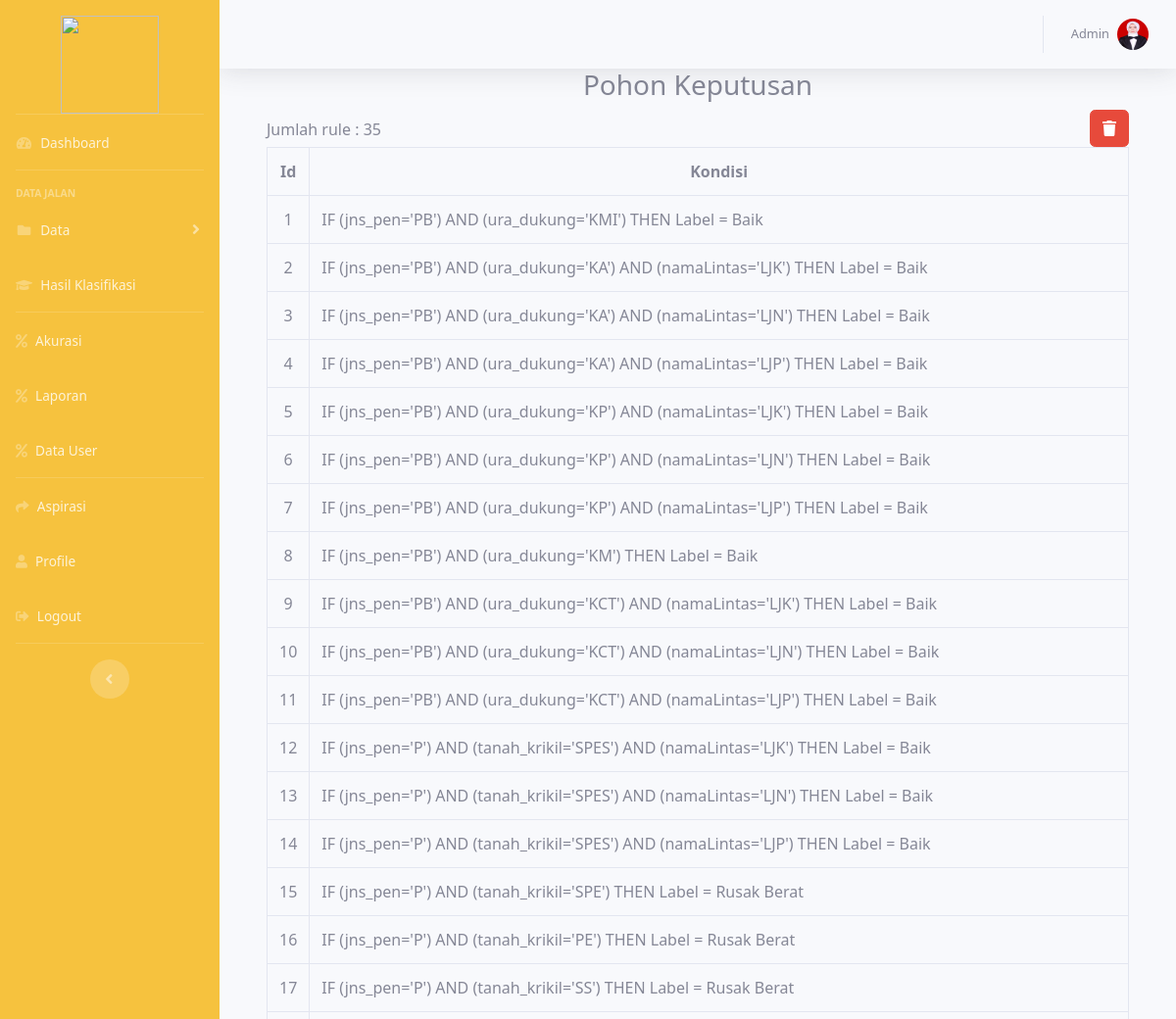
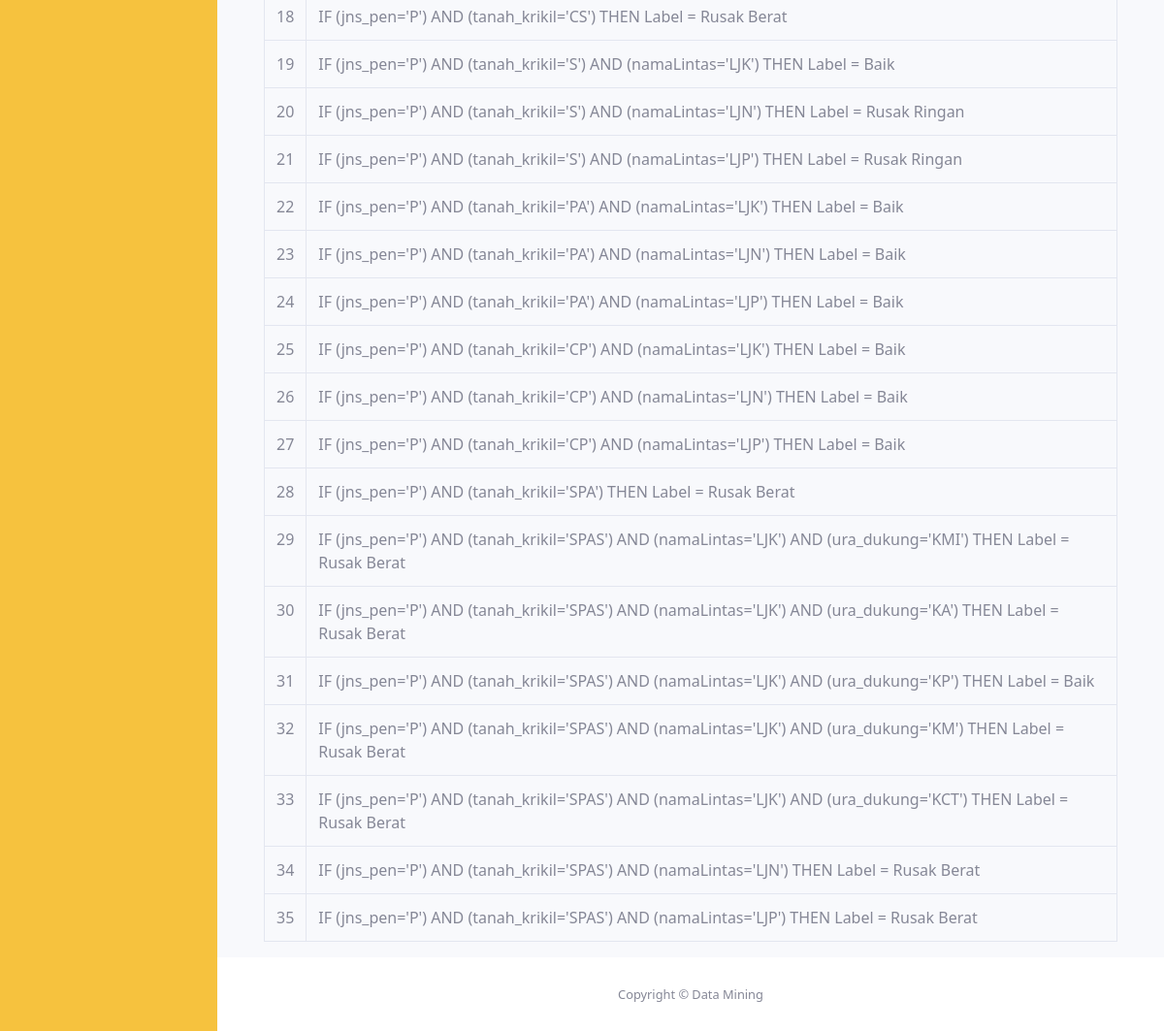
Page /index.php?page=pohonKeputusan (signed in) on the committed database (2 pictures, top to bottom).
### tables this page shows
CREATE TABLE `t_keputusan` (
  `id` int(11) NOT NULL,
  `parent` text DEFAULT NULL,
  `akar` text DEFAULT NULL,
  `keputusan` varchar(100) DEFAULT NULL
);

### Pages/proses/pohonKeputusan.php (the view, shortened to what this page needs)
<?php
include_once "koneksi.php";
?>
<div class="content">
    <div class="typo-w3">
        <div class="container">
            <Center>
                <h3 class="tittle">Pohon Keputusan</h3>
            </Center>
            <?php
            $query = mysqli_query($conn, "select * from t_keputusan order by(id)");
            $jumlah = mysqli_num_rows($query);
            if ($jumlah == 0) {
                echo "<center><button class='btn btn-danger'><h3> Pohon keputusan belum terbentuk...</h3></button></center>";
                echo "<center><a href='index.php?page=mining' accesskey='5' "
                    . "title='pohon keputusan'>Silahkan Lakukan Proses Mining Terlebih dahulu.</a></button></center>";
            } else {
            ?>
                <p>
                    <a href="index.php?page=pohonKeputusan&hapus" class="btn btn-danger float-right" onClick="return confirm('Anda yakin akan hapus pohon keputusan?')">
                        <i class="fas fa-trash"></i>
                    </a>
                </p>
                <?php
                echo "Jumlah rule : " . $jumlah . "<br>";
                ?>
                <table class='table table-bordered '>
                    <tr align='center'>
                        <th>Id</th>
                        <th>Kondisi</th>
                    </tr>
                    <?php
                    while ($row = mysqli_fetch_array($query)) {
                    ?>
                        <tr>
                            <td align='center'><?php echo $row['id']; ?></td>
                            <td><?php
                                echo "IF ";
                                if ($row['parent'] != '') {
                                    echo $row['parent'] . " AND ";
                                }
                                if ($row['keputusan'] == "B") {
                                    $kondisi = "Baik";
                                } elseif ($row['keputusan'] == "S") {
                                    $kondisi = "Sedang";
                                } elseif ($row['keputusan'] == "RR") {
                                    $kondisi = "Rusak Ringan";
                                } elseif ($row['keputusan'] == "RB") {
                                    $kondisi = "Rusak Berat";
                                }
                                echo $row['akar'] . " THEN Label = " . $kondisi; ?>
                            </td>
                        </tr>
                    <?php
                    }
                    ?>
                </table>
            <?php
            }
            ?>
        </div>
    </div>
</div>

### css/custom.css (style rules this page uses)
body { font-family: 'Segoe UI', Tahoma, Geneva, Verdana, sans-serif; }
p { line-height: 2px; }

### rows in the picture
t_keputusan: id "1", parent "(jns_pen='PB')", akar "(ura_dukung='KMI')", keputusan "Baik"
t_keputusan: id "2", parent "(jns_pen='PB') AND (ura_dukung='KA')", akar "(namaLintas='LJK')", keputusan "Baik"
t_keputusan: id "3", parent "(jns_pen='PB') AND (ura_dukung='KA')", akar "(namaLintas='LJN')", keputusan "Baik"
t_keputusan: id "4", parent "(jns_pen='PB') AND (ura_dukung='KA')", akar "(namaLintas='LJP')", keputusan "Baik"
t_keputusan: id "5", parent "(jns_pen='PB') AND (ura_dukung='KP')", akar "(namaLintas='LJK')", keputusan "Baik"
t_keputusan: id "6", parent "(jns_pen='PB') AND (ura_dukung='KP')", akar "(namaLintas='LJN')", keputusan "Baik"
t_keputusan: id "7", parent "(jns_pen='PB') AND (ura_dukung='KP')", akar "(namaLintas='LJP')", keputusan "Baik"
t_keputusan: id "8", parent "(jns_pen='PB')", akar "(ura_dukung='KM')", keputusan "Baik"
t_keputusan: id "9", parent "(jns_pen='PB') AND (ura_dukung='KCT')", akar "(namaLintas='LJK')", keputusan "Baik"
t_keputusan: id "10", parent "(jns_pen='PB') AND (ura_dukung='KCT')", akar "(namaLintas='LJN')", keputusan "Baik"
t_keputusan: id "11", parent "(jns_pen='PB') AND (ura_dukung='KCT')", akar "(namaLintas='LJP')", keputusan "Baik"
t_keputusan: id "12", parent "(jns_pen='P') AND (tanah_krikil='SPES')", akar "(namaLintas='LJK')", keputusan "Baik"
t_keputusan: id "13", parent "(jns_pen='P') AND (tanah_krikil='SPES')", akar "(namaLintas='LJN')", keputusan "Baik"
t_keputusan: id "14", parent "(jns_pen='P') AND (tanah_krikil='SPES')", akar "(namaLintas='LJP')", keputusan "Baik"
t_keputusan: id "15", parent "(jns_pen='P')", akar "(tanah_krikil='SPE')", keputusan "Rusak Berat"
t_keputusan: id "16", parent "(jns_pen='P')", akar "(tanah_krikil='PE')", keputusan "Rusak Berat"
t_keputusan: id "17", parent "(jns_pen='P')", akar "(tanah_krikil='SS')", keputusan "Rusak Berat"
t_keputusan: id "18", parent "(jns_pen='P')", akar "(tanah_krikil='CS')", keputusan "Rusak Berat"
t_keputusan: id "19", parent "(jns_pen='P') AND (tanah_krikil='S')", akar "(namaLintas='LJK')", keputusan "Baik"
t_keputusan: id "20", parent "(jns_pen='P') AND (tanah_krikil='S')", akar "(namaLintas='LJN')", keputusan "Rusak Ringan"
t_keputusan: id "21", parent "(jns_pen='P') AND (tanah_krikil='S')", akar "(namaLintas='LJP')", keputusan "Rusak Ringan"
t_keputusan: id "22", parent "(jns_pen='P') AND (tanah_krikil='PA')", akar "(namaLintas='LJK')", keputusan "Baik"
t_keputusan: id "23", parent "(jns_pen='P') AND (tanah_krikil='PA')", akar "(namaLintas='LJN')", keputusan "Baik"
t_keputusan: id "24", parent "(jns_pen='P') AND (tanah_krikil='PA')", akar "(namaLintas='LJP')", keputusan "Baik"
t_keputusan: id "25", parent "(jns_pen='P') AND (tanah_krikil='CP')", akar "(namaLintas='LJK')", keputusan "Baik"
t_keputusan: id "26", parent "(jns_pen='P') AND (tanah_krikil='CP')", akar "(namaLintas='LJN')", keputusan "Baik"
t_keputusan: id "27", parent "(jns_pen='P') AND (tanah_krikil='CP')", akar "(namaLintas='LJP')", keputusan "Baik"
t_keputusan: id "28", parent "(jns_pen='P')", akar "(tanah_krikil='SPA')", keputusan "Rusak Berat"
t_keputusan: id "29", parent "(jns_pen='P') AND (tanah_krikil='SPAS') AND (namaLintas='LJK')", akar "(ura_dukung='KMI')", keputusan "Rusak Berat"
t_keputusan: id "30", parent "(jns_pen='P') AND (tanah_krikil='SPAS') AND (namaLintas='LJK')", akar "(ura_dukung='KA')", keputusan "Rusak Berat"
t_keputusan: id "31", parent "(jns_pen='P') AND (tanah_krikil='SPAS') AND (namaLintas='LJK')", akar "(ura_dukung='KP')", keputusan "Baik"
t_keputusan: id "32", parent "(jns_pen='P') AND (tanah_krikil='SPAS') AND (namaLintas='LJK')", akar "(ura_dukung='KM')", keputusan "Rusak Berat"
t_keputusan: id "33", parent "(jns_pen='P') AND (tanah_krikil='SPAS') AND (namaLintas='LJK')", akar "(ura_dukung='KCT')", keputusan "Rusak Berat"
t_keputusan: id "34", parent "(jns_pen='P') AND (tanah_krikil='SPAS')", akar "(namaLintas='LJN')", keputusan "Rusak Berat"
t_keputusan: id "35", parent "(jns_pen='P') AND (tanah_krikil='SPAS')", akar "(namaLintas='LJP')", keputusan "Rusak Berat"

### other values in the picture
$_SESSION['login']['nama'] "Admin"
$jumlah "35"
